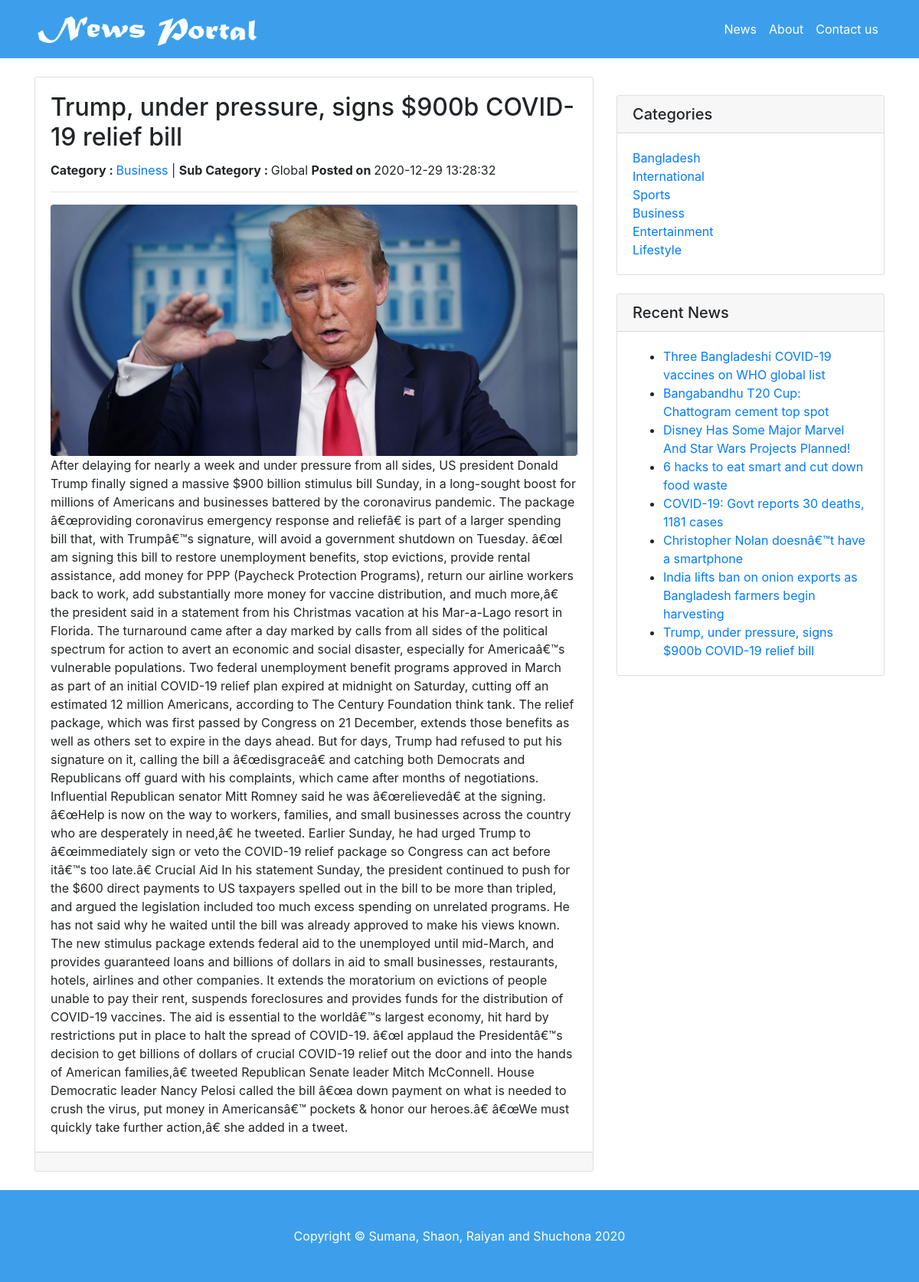
The app's page /news-details.php?nid=8 with its own data.
### tables this page shows
CREATE TABLE `tblposts` (
  `id` int(11) NOT NULL,
  `PostTitle` longtext,
  `CategoryId` int(11) DEFAULT NULL,
  `SubCategoryId` int(11) DEFAULT NULL,
  `PostDetails` longtext,
  `PostingDate` timestamp NULL DEFAULT CURRENT_TIMESTAMP,
  `UpdationDate` timestamp NULL DEFAULT NULL ON UPDATE CURRENT_TIMESTAMP,
  `Is_Active` int(1) DEFAULT NULL,
  `PostUrl` mediumtext,
  `PostImage` varchar(255) DEFAULT NULL
);

CREATE TABLE `tblcategory` (
  `id` int(11) NOT NULL,
  `CategoryName` varchar(200) DEFAULT NULL,
  `Description` mediumtext,
  `PostingDate` timestamp NULL DEFAULT CURRENT_TIMESTAMP,
  `UpdationDate` timestamp NULL DEFAULT '0000-00-00 00:00:00' ON UPDATE CURRENT_TIMESTAMP,
  `Is_Active` int(1) DEFAULT NULL
);

CREATE TABLE `tblsubcategory` (
  `SubCategoryId` int(11) NOT NULL,
  `CategoryId` int(11) DEFAULT NULL,
  `Subcategory` varchar(255) DEFAULT NULL,
  `SubCatDescription` mediumtext,
  `PostingDate` timestamp NOT NULL DEFAULT CURRENT_TIMESTAMP,
  `UpdationDate` timestamp NULL DEFAULT '0000-00-00 00:00:00' ON UPDATE CURRENT_TIMESTAMP,
  `Is_Active` int(1) DEFAULT NULL
);

### news-details.php (the view, shortened to what this page needs)
<?php
include('includes/config.php');
?>
<!DOCTYPE html>
<html lang="en">
  <head>
    <link href="vendor/bootstrap/css/bootstrap.min.css" rel="stylesheet">
    <link href="css/modern-business.css" rel="stylesheet">
  </head>
  <body>
   <?php include('includes/header.php');?>
    <div class="container">
      <div class="row" style="margin-top: 4%">
        <div class="col-md-8">
<?php
$pid=intval($_GET['nid']);
 $query=mysqli_query($con,"select tblposts.PostTitle as posttitle,tblposts.PostImage,tblcategory.CategoryName as category,tblcategory.id as cid,tblsubcategory.Subcategory as subcategory,tblposts.PostDetails as postdetails,tblposts.PostingDate as postingdate,tblposts.PostUrl as url from tblposts left join tblcategory on tblcategory.id=tblposts.CategoryId left join  tblsubcategory on  tblsubcategory.SubCategoryId=tblposts.SubCategoryId where tblposts.id='$pid'");
while ($row=mysqli_fetch_array($query)) {
?>
          <div class="card mb-4">
            <div class="card-body">
              <h2 class="card-title"><?php echo htmlentities($row['posttitle']);?></h2>
              <p><b>Category : </b> <a href="category.php?catid=<?php echo htmlentities($row['cid'])?>"><?php echo htmlentities($row['category']);?></a> |
                <b>Sub Category : </b><?php echo htmlentities($row['subcategory']);?> <b> Posted on </b><?php echo htmlentities($row['postingdate']);?></p>
                <hr />
 <img class="img-fluid rounded" src="admin/postimages/<?php echo htmlentities($row['PostImage']);?>" alt="<?php echo htmlentities($row['posttitle']);?>">
              <p class="card-text"><?php
$pt=$row['postdetails'];
              echo  (substr($pt,0));?></p>
            </div>
            <div class="card-footer text-muted">
            </div>
          </div>
<?php } ?>
        </div>
      <?php include('includes/sidebar.php');?>
      </div>
    </div>
      <?php include('includes/footer.php');?>
  </body>
</html>

### includes/sidebar.php
  <div class="col-md-4">
          <div class="card my-4">
            <h5 class="card-header">Categories</h5>
            <div class="card-body">
              <div class="row">
                <div class="col-lg-6">
                  <ul class="list-unstyled mb-0">
<?php $query=mysqli_query($con,"select id,CategoryName from tblcategory");
while($row=mysqli_fetch_array($query))
{
?>
                    <li>
                      <a href="category.php?catid=<?php echo htmlentities($row['id'])?>"><?php echo htmlentities($row['CategoryName']);?></a>
                    </li>
<?php } ?>
                  </ul>
                </div>
              </div>
            </div>
          </div>
          <div class="card my-4">
            <h5 class="card-header">Recent News</h5>
            <div class="card-body">
                      <ul class="mb-0">
<?php
$query=mysqli_query($con,"select tblposts.id as pid,tblposts.PostTitle as posttitle from tblposts left join tblcategory on tblcategory.id=tblposts.CategoryId left join  tblsubcategory on  tblsubcategory.SubCategoryId=tblposts.SubCategoryId limit 8");
while ($row=mysqli_fetch_array($query)) {
?>
  <li>
                      <a href="news-details.php?nid=<?php echo htmlentities($row['pid'])?>"><?php echo htmlentities($row['posttitle']);?></a>
                    </li>
            <?php } ?>
          </ul>
            </div>
          </div>
        </div>

### css/modern-business.css (style rules this page uses)
body { padding-top: 54px; }
@media (min-width: 992px) { body { padding-top: 56px; } }

### records on screen
tblposts: PostTitle "Trump, under pressure, signs $900b COVID-19 relief bill", CategoryId.CategoryName "Business", SubCategoryId.Subcategory "Global", PostingDate "2020-12-29 13:28:32", PostImage (picture), PostDetails "After delaying for nearly a week and under pressure from all sides, US president Donald Trump finally signed a massive $900 billion stimulus bill Sunday, in a long-sought boost for millions of Americans and businesses battered by the coronavirus pandemic. The package â€œproviding coronavirus emergency response and reliefâ€ is part of a larger spending bill that, with Trumpâ€™s signature, will avoid a government shutdown on Tuesday. â€œI am signing this bill to restore unemployment benefits, stop evictions, provide rental assistance, add money for PPP (Paycheck Protection Programs), return our airline workers back to work, add substantially more money for vaccine distribution, and much…"
tblcategory: CategoryName "Bangladesh"
tblcategory: CategoryName "International"
tblcategory: CategoryName "Sports"
tblcategory: CategoryName "Business"
tblcategory: CategoryName "Entertainment"
tblcategory: CategoryName "Lifestyle"
tblposts: PostTitle "Three Bangladeshi COVID-19 vaccines on WHO global list"
tblposts: PostTitle "Bangabandhu T20 Cup: Chattogram cement top spot"
tblposts: PostTitle "Disney Has Some Major Marvel And Star Wars Projects Planned!"
tblposts: PostTitle "6 hacks to eat smart and cut down food waste"
tblposts: PostTitle "COVID-19: Govt reports 30 deaths, 1181 cases"
tblposts: PostTitle "Christopher Nolan doesnâ€™t have a smartphone"
tblposts: PostTitle "India lifts ban on onion exports as Bangladesh farmers begin harvesting"
